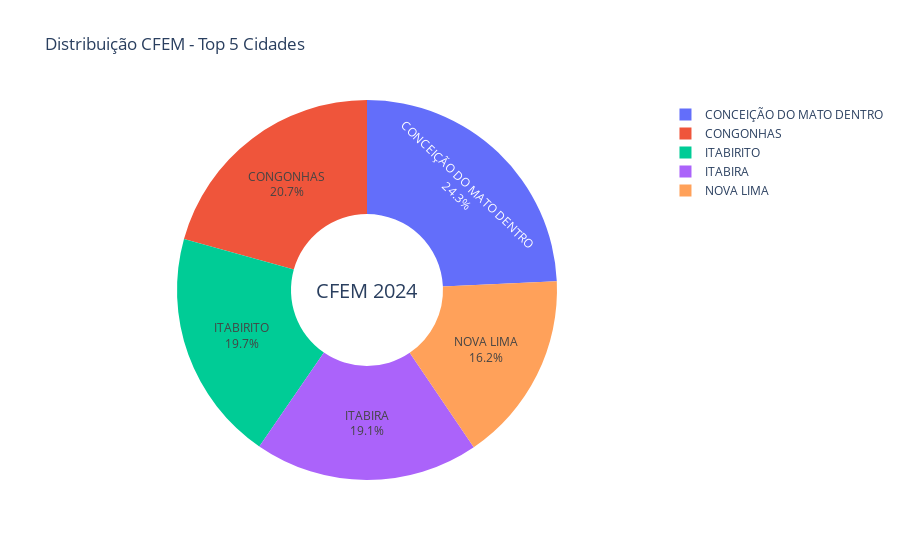

Source (notebook cell):
### Code cell
# Gráfico de Pizza Interativo
fig = go.Figure()
top_5 = df.nlargest(5, 'Total.')
fig.add_trace(go.Pie(
    labels=top_5['Cidade'],
    values=top_5['Total.'],
    hole=0.4,
    textinfo='label+percent',
    hovertemplate="<b>%{label}</b><br>" +
                  "Valor: %{value:,.2f}<br>" +
                  "Percentual do total distribuído: %{percent}<extra></extra>"
))
fig.update_layout(
    title='Distribuição CFEM - Top 5 Cidades',
    annotations=[dict(text='CFEM 2024', x=0.5, y=0.5, font_size=20, showarrow=False)]
)
fig.show()

### Figure 1 — Plotly figure (JSON) as saved in the notebook; plotly's stock layout.template omitted (floating-point values rounded to 4 significant figures)
{"data": [{"hole": 0.4, "hovertemplate": "<b>%{label}</b><br>Valor: %{value:,.2f}<br>Percentual do total distribuído: %{percent}<extra></extra>", "labels": ["CONCEIÇÃO DO MATO DENTRO", "CONGONHAS", "ITABIRITO", "ITABIRA", "NOVA LIMA"], "textinfo": "label+percent", "type": "pie", "values": [211200000.0, 179800000.0, 171700000.0, 166100000.0, 141200000.0]}], "layout": {"annotations": [{"font": {"size": 20}, "showarrow": false, "text": "CFEM 2024", "x": 0.5, "y": 0.5}], "autosize": true, "title": {"text": "Distribuição CFEM - Top 5 Cidades"}}}
